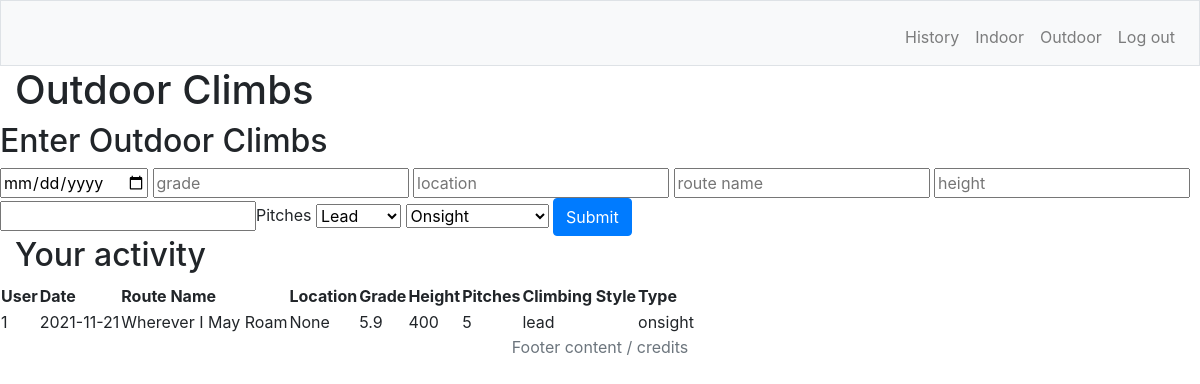
Page /outdoor (signed in) on the committed database.
### tables this page shows
CREATE TABLE outdoor (user_id INTEGER NOT NULL, date TEXT, grade TEXT, name TEXT, location TEXT, height INTEGER, pitches INTEGER, type TEXT, send_type TEXT, FOREIGN KEY (user_id) REFERENCES users (user_id));

### app.py (the view)
@app.route("/outdoor", methods = ['GET', 'POST'])
def outdoor():
    user = session['user_id']
    if request.method == "POST":
        send_type = request.form.get('send_type')
        grade = request.form.get('grade')
        type = request.form.get('type')
        date = request.form.get('date')
        name = request.form.get('route_name')
        location = request.form.get('location')
        height = request.form.get('height')
        pitches = request.form.get('pitches')
        conn = get_db()
        conn.execute("INSERT INTO outdoor (user_id, date, grade, name, location, height, pitches, type, send_type) VALUES (?, ?, ?, ?, ?, ?, ?, ?, ?)", (user, date, grade, name, location, height, pitches, type, send_type))
        conn.commit()
        conn.close()
        return redirect("/outdoor")
    else:
        conn = get_db()
        rows = conn.execute('SELECT * FROM outdoor WHERE user_id = ?', (user,) ).fetchall()
        users = conn.execute("SELECT username FROM users WHERE user_id = ?", (user, )).fetchall()
        person = users[0]['username']
        conn.close()
        return render_template('outdoor.html', person = person, rows = rows)

### app.py (called while the page is built)
def get_db():
    conn = sql.connect('climbs.db')
    conn.row_factory = sql.Row
    return conn

### templates/outdoor.html (shortened to what this page needs)
{% extends "layout.html" %}
{% block main %}
<h1>Outdoor Climbs</h1>
<div class = "row">
    <h2>Enter Outdoor Climbs</h2>
    <form action = "/outdoor" method = "post">
        <input type = "date" placeholder = "date" name = "date">
        <input type = "text" placeholder = "grade" name = "grade">
        <input type = "text" placeholder = "location" name = "location">
        <input type = "text" placeholder = "route name" name = "route_name">
        <input type = "number" placeholder = "height" name = "height">
        <input type = "number" name = "pitches">Pitches</input>
        <select name = "type">
            <option value = "lead">Lead</option>
        </select>
        <select name = "send_type">
            <option value = "onsight">Onsight</option>
        </select>
        <button class = "btn btn-primary" type = "submit">Submit</button>
    </form>
</div>
<h2>Your activity</h2>
<div class = "row">
    <table id = "results-table">
        <tr>
            <th>User</th>
            <th>Date</th>
            <th>Route Name</th>
            <th>Location</th>
            <th>Grade</th>
            <th>Height</th>
            <th>Pitches</th>
            <th>Climbing Style</th>
            <th>Type</th>
        </tr>
        {% for row in rows %}
        <tr>
            <td>{{ row['user_id'] }}</td>
            <td>{{ row['date'] }}</td>
            <td>{{ row['name'] }}</td>
            <td>{{ row['location'] }}</td>
            <td>{{ row['grade'] }}</td>
            <td>{{ row['height'] }}</td>
            <td>{{ row['pitches'] }}</td>
            <td>{{ row['type'] }}</td>
            <td>{{ row['send_type'] }}</td>
        </tr>
        {% endfor %}
    </table>
</div>
{% endblock %}

### static/styles.css (style rules this page uses)
body { font-family: 'Segoe UI', Tahoma, Geneva, Verdana, sans-serif; font-weight: 400; }

### rows in the picture
outdoor: user_id "1", date "2021-11-21", name "Wherever I May Roam", location "None", grade "5.9", height "400", pitches "5", type "lead", send_type "onsight"
